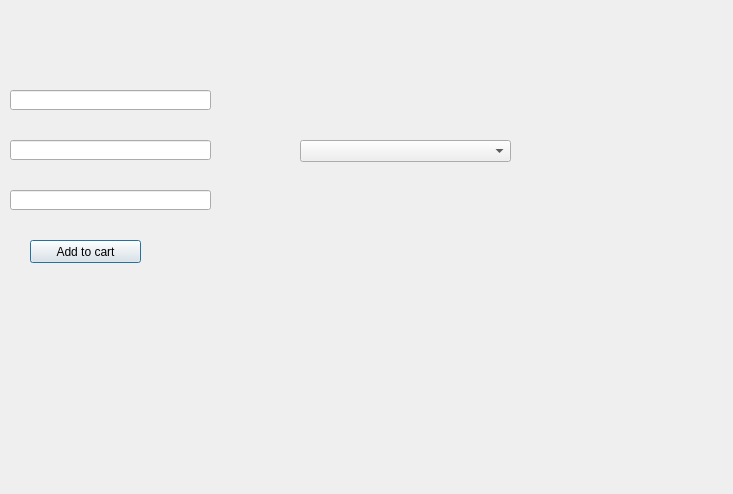
<?xml version="1.0" encoding="UTF-8"?>
<ui version="4.0">
 <class>checkout</class>
 <widget class="QDialog" name="checkout">
  <property name="geometry">
   <rect>
    <x>0</x>
    <y>0</y>
    <width>733</width>
    <height>494</height>
   </rect>
  </property>
  <property name="windowTitle">
   <string>Dialog</string>
  </property>
  <widget class="QLineEdit" name="status">
   <property name="geometry">
    <rect>
     <x>10</x>
     <y>190</y>
     <width>201</width>
     <height>20</height>
    </rect>
   </property>
  </widget>
  <widget class="QLineEdit" name="price">
   <property name="geometry">
    <rect>
     <x>10</x>
     <y>140</y>
     <width>201</width>
     <height>20</height>
    </rect>
   </property>
  </widget>
  <widget class="QLineEdit" name="title">
   <property name="geometry">
    <rect>
     <x>10</x>
     <y>90</y>
     <width>201</width>
     <height>20</height>
    </rect>
   </property>
   <property name="text">
    <string/>
   </property>
  </widget>
  <widget class="QComboBox" name="comboBox">
   <property name="geometry">
    <rect>
     <x>300</x>
     <y>140</y>
     <width>211</width>
     <height>22</height>
    </rect>
   </property>
  </widget>
  <widget class="QPushButton" name="pushButton">
   <property name="geometry">
    <rect>
     <x>30</x>
     <y>240</y>
     <width>111</width>
     <height>23</height>
    </rect>
   </property>
   <property name="text">
    <string>Add to cart</string>
   </property>
  </widget>
 </widget>
 <resources/>
 <connections/>
</ui>
